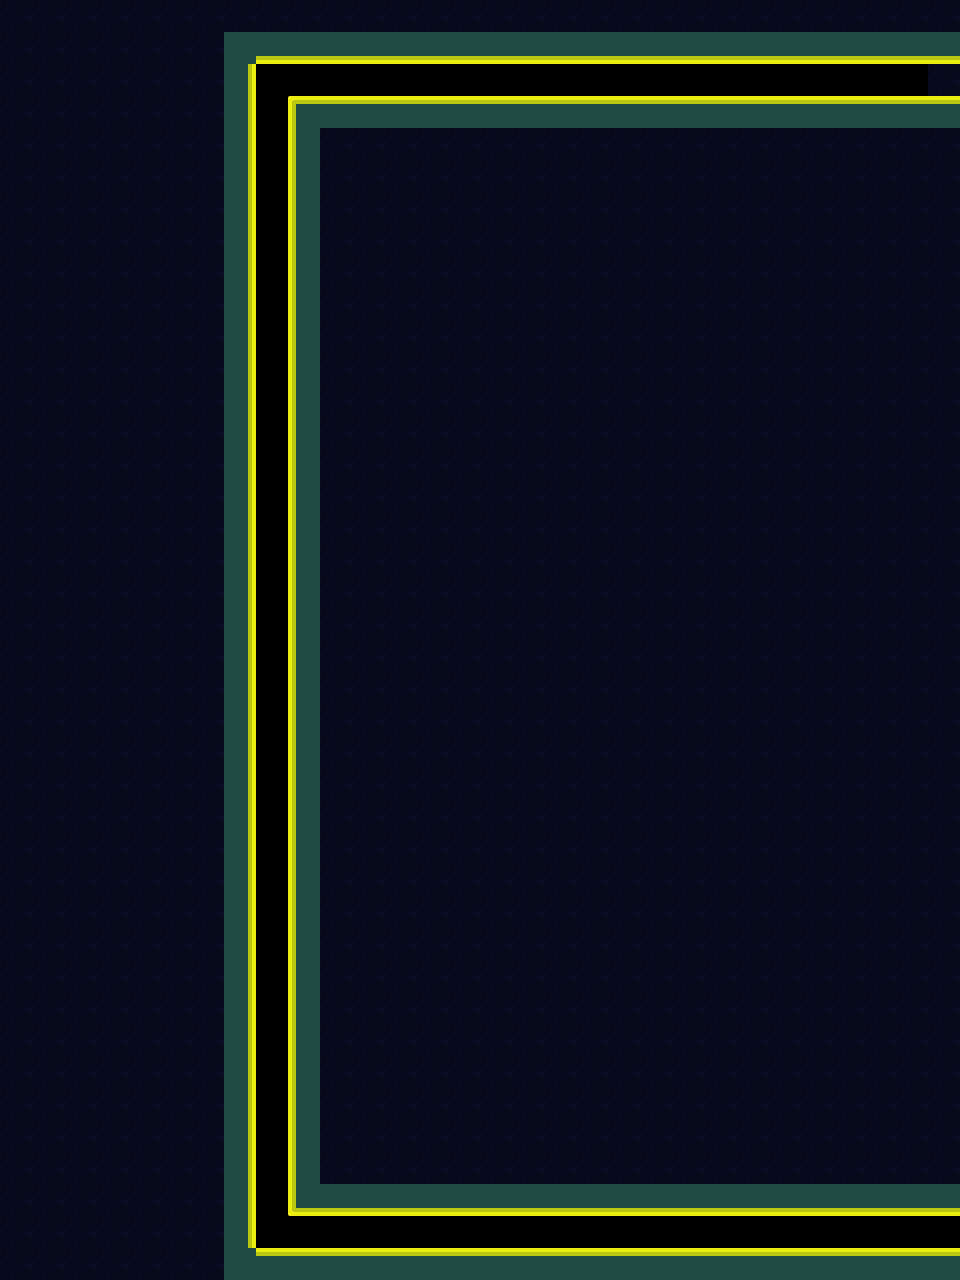

A level layout from a 2D game, rendered from its tile map. Below: a short description, then the map file with its tile-grid data intact:
An orthogonal 30x40 tile map with 32x32 px tiles, 1 tile layer (Ground), 1 hidden layer not drawn, 2 tilesets and 2 objects (Lizard, SceneSwitch).

<map version="1.10" tiledversion="1.10.2" orientation="orthogonal" renderorder="right-down" width="30" height="40" tilewidth="32" tileheight="32" infinite="0" nextlayerid="4" nextobjectid="72">
 <editorsettings>
  <export target="../maps/preLevel2.tmj" format="json" />
 </editorsettings>
 <tileset firstgid="1" name="MarkingTile" tilewidth="32" tileheight="32" tilecount="1" columns="1">
  <image source="../sampleTile.png" width="32" height="32" />
  <tile id="0">
   <properties>
    <property name="collides" type="bool" value="true" />
   </properties>
  </tile>
 </tileset>
 <tileset firstgid="2" name="AquaTile" tilewidth="32" tileheight="32" tilecount="100" columns="10">
  <image source="../StaticImages/tilesheet.png" width="320" height="320" />
  <tile id="0">
   <properties>
    <property name="collides" type="bool" value="false" />
   </properties>
  </tile>
  <tile id="1">
   <properties>
    <property name="collides" type="bool" value="true" />
   </properties>
  </tile>
  <tile id="2">
   <properties>
    <property name="collides" type="bool" value="true" />
   </properties>
  </tile>
  <tile id="3">
   <properties>
    <property name="collides" type="bool" value="true" />
   </properties>
  </tile>
  <tile id="4">
   <properties>
    <property name="collides" type="bool" value="false" />
   </properties>
  </tile>
  <tile id="5">
   <properties>
    <property name="collides" type="bool" value="true" />
   </properties>
  </tile>
  <tile id="6">
   <properties>
    <property name="collides" type="bool" value="true" />
   </properties>
  </tile>
  <tile id="7">
   <properties>
    <property name="collides" type="bool" value="true" />
   </properties>
  </tile>
  <tile id="8">
   <properties>
    <property name="collides" type="bool" value="false" />
   </properties>
  </tile>
  <tile id="9">
   <properties>
    <property name="collides" type="bool" value="false" />
   </properties>
  </tile>
  <tile id="10">
   <properties>
    <property name="collides" type="bool" value="false" />
   </properties>
  </tile>
  <tile id="11">
   <properties>
    <property name="collides" type="bool" value="true" />
   </properties>
  </tile>
  <tile id="12">
   <properties>
    <property name="collides" type="bool" value="true" />
   </properties>
  </tile>
  <tile id="13">
   <properties>
    <property name="collides" type="bool" value="true" />
   </properties>
  </tile>
  <tile id="14">
   <properties>
    <property name="collides" type="bool" value="false" />
   </properties>
  </tile>
  <tile id="15">
   <properties>
    <property name="collides" type="bool" value="true" />
   </properties>
  </tile>
  <tile id="16">
   <properties>
    <property name="collides" type="bool" value="true" />
   </properties>
  </tile>
  <tile id="17">
   <properties>
    <property name="collides" type="bool" value="true" />
   </properties>
  </tile>
  <tile id="18">
   <properties>
    <property name="collides" type="bool" value="false" />
   </properties>
  </tile>
  <tile id="19">
   <properties>
    <property name="collides" type="bool" value="false" />
   </properties>
  </tile>
  <tile id="20">
   <properties>
    <property name="collides" type="bool" value="false" />
   </properties>
  </tile>
  <tile id="21">
   <properties>
    <property name="collides" type="bool" value="true" />
   </properties>
  </tile>
  <tile id="22">
   <properties>
    <property name="collides" type="bool" value="true" />
   </properties>
  </tile>
  <tile id="23">
   <properties>
    <property name="collides" type="bool" value="true" />
   </properties>
  </tile>
  <tile id="24">
   <properties>
    <property name="collides" type="bool" value="false" />
   </properties>
  </tile>
  <tile id="25">
   <properties>
    <property name="collides" type="bool" value="true" />
   </properties>
  </tile>
  <tile id="26">
   <properties>
    <property name="collides" type="bool" value="true" />
   </properties>
  </tile>
  <tile id="27">
   <properties>
    <property name="collides" type="bool" value="true" />
   </properties>
  </tile>
  <tile id="28">
   <properties>
    <property name="collides" type="bool" value="false" />
   </properties>
  </tile>
  <tile id="29">
   <properties>
    <property name="collides" type="bool" value="false" />
   </properties>
  </tile>
  <tile id="30">
   <properties>
    <property name="collides" type="bool" value="false" />
   </properties>
  </tile>
  <tile id="31">
   <properties>
    <property name="collides" type="bool" value="false" />
   </properties>
  </tile>
  <tile id="32">
   <properties>
    <property name="collides" type="bool" value="false" />
   </properties>
  </tile>
  <tile id="33">
   <properties>
    <property name="collides" type="bool" value="false" />
   </properties>
  </tile>
  <tile id="34">
   <properties>
    <property name="collides" type="bool" value="false" />
   </properties>
  </tile>
  <tile id="35">
   <properties>
    <property name="collides" type="bool" value="false" />
   </properties>
  </tile>
  <tile id="36">
   <properties>
    <property name="collides" type="bool" value="false" />
   </properties>
  </tile>
  <tile id="37">
   <properties>
    <property name="collides" type="bool" value="false" />
   </properties>
  </tile>
  <tile id="38">
   <properties>
    <property name="collides" type="bool" value="false" />
   </properties>
  </tile>
  <tile id="39">
   <properties>
    <property name="collides" type="bool" value="false" />
   </properties>
  </tile>
  <tile id="40">
   <properties>
    <property name="collides" type="bool" value="false" />
   </properties>
  </tile>
  <tile id="41">
   <properties>
    <property name="collides" type="bool" value="true" />
   </properties>
  </tile>
  <tile id="42">
   <properties>
    <property name="collides" type="bool" value="true" />
   </properties>
  </tile>
  <tile id="43">
   <properties>
    <property name="collides" type="bool" value="true" />
   </properties>
  </tile>
  <tile id="44">
   <properties>
    <property name="collides" type="bool" value="false" />
   </properties>
  </tile>
  <tile id="45">
   <properties>
    <property name="collides" type="bool" value="false" />
   </properties>
  </tile>
  <tile id="46">
   <properties>
    <property name="collides" type="bool" value="false" />
   </properties>
  </tile>
  <tile id="47">
   <properties>
    <property name="collides" type="bool" value="false" />
   </properties>
  </tile>
  <tile id="48">
   <properties>
    <property name="collides" type="bool" value="false" />
   </properties>
  </tile>
  <tile id="49">
   <properties>
    <property name="collides" type="bool" value="false" />
   </properties>
  </tile>
  <tile id="50">
   <properties>
    <property name="collides" type="bool" value="false" />
   </properties>
  </tile>
  <tile id="51">
   <properties>
    <property name="collides" type="bool" value="true" />
   </properties>
  </tile>
  <tile id="52">
   <properties>
    <property name="collides" type="bool" value="true" />
   </properties>
  </tile>
  <tile id="53">
   <properties>
    <property name="collides" type="bool" value="true" />
   </properties>
  </tile>
  <tile id="54">
   <properties>
    <property name="collides" type="bool" value="false" />
   </properties>
  </tile>
  <tile id="55">
   <properties>
    <property name="collides" type="bool" value="false" />
   </properties>
  </tile>
  <tile id="56">
   <properties>
    <property name="collides" type="bool" value="false" />
   </properties>
  </tile>
  <tile id="57">
   <properties>
    <property name="collides" type="bool" value="false" />
   </properties>
  </tile>
  <tile id="58">
   <properties>
    <property name="collides" type="bool" value="false" />
   </properties>
  </tile>
  <tile id="59">
   <properties>
    <property name="collides" type="bool" value="false" />
   </properties>
  </tile>
  <tile id="60">
   <properties>
    <property name="collides" type="bool" value="false" />
   </properties>
  </tile>
  <tile id="61">
   <properties>
    <property name="collides" type="bool" value="true" />
   </properties>
  </tile>
  <tile id="62">
   <properties>
    <property name="collides" type="bool" value="true" />
   </properties>
  </tile>
  <tile id="63">
   <properties>
    <property name="collides" type="bool" value="true" />
   </properties>
  </tile>
  <tile id="64">
   <properties>
    <property name="collides" type="bool" value="false" />
   </properties>
  </tile>
  <tile id="65">
   <properties>
    <property name="collides" type="bool" value="false" />
   </properties>
  </tile>
  <tile id="66">
   <properties>
    <property name="collides" type="bool" value="false" />
   </properties>
  </tile>
  <tile id="67">
   <properties>
    <property name="collides" type="bool" value="false" />
   </properties>
  </tile>
  <tile id="68">
   <properties>
    <property name="collides" type="bool" value="false" />
   </properties>
  </tile>
  <tile id="69">
   <properties>
    <property name="collides" type="bool" value="false" />
   </properties>
  </tile>
  <tile id="70">
   <properties>
    <property name="collides" type="bool" value="false" />
   </properties>
  </tile>
  <tile id="71">
   <properties>
    <property name="collides" type="bool" value="false" />
   </properties>
  </tile>
  <tile id="72">
   <properties>
    <property name="collides" type="bool" value="false" />
   </properties>
  </tile>
  <tile id="73">
   <properties>
    <property name="collides" type="bool" value="false" />
   </properties>
  </tile>
  <tile id="74">
   <properties>
    <property name="collides" type="bool" value="false" />
   </properties>
  </tile>
  <tile id="75">
   <properties>
    <property name="collides" type="bool" value="false" />
   </properties>
  </tile>
  <tile id="76">
   <properties>
    <property name="collides" type="bool" value="false" />
   </properties>
  </tile>
  <tile id="77">
   <properties>
    <property name="collides" type="bool" value="false" />
   </properties>
  </tile>
  <tile id="78">
   <properties>
    <property name="collides" type="bool" value="false" />
   </properties>
  </tile>
  <tile id="79">
   <properties>
    <property name="collides" type="bool" value="false" />
   </properties>
  </tile>
  <tile id="80">
   <properties>
    <property name="collides" type="bool" value="false" />
   </properties>
  </tile>
  <tile id="81">
   <properties>
    <property name="collides" type="bool" value="false" />
   </properties>
  </tile>
  <tile id="82">
   <properties>
    <property name="collides" type="bool" value="false" />
   </properties>
  </tile>
  <tile id="83">
   <properties>
    <property name="collides" type="bool" value="false" />
   </properties>
  </tile>
  <tile id="84">
   <properties>
    <property name="collides" type="bool" value="false" />
   </properties>
  </tile>
  <tile id="85">
   <properties>
    <property name="collides" type="bool" value="false" />
   </properties>
  </tile>
  <tile id="86">
   <properties>
    <property name="collides" type="bool" value="false" />
   </properties>
  </tile>
  <tile id="87">
   <properties>
    <property name="collides" type="bool" value="false" />
   </properties>
  </tile>
  <tile id="88">
   <properties>
    <property name="collides" type="bool" value="false" />
   </properties>
  </tile>
  <tile id="89">
   <properties>
    <property name="collides" type="bool" value="false" />
   </properties>
  </tile>
  <tile id="90">
   <properties>
    <property name="collides" type="bool" value="false" />
   </properties>
  </tile>
  <tile id="91">
   <properties>
    <property name="collides" type="bool" value="false" />
   </properties>
  </tile>
  <tile id="92">
   <properties>
    <property name="collides" type="bool" value="false" />
   </properties>
  </tile>
  <tile id="93">
   <properties>
    <property name="collides" type="bool" value="false" />
   </properties>
  </tile>
  <tile id="94">
   <properties>
    <property name="collides" type="bool" value="false" />
   </properties>
  </tile>
  <tile id="95">
   <properties>
    <property name="collides" type="bool" value="false" />
   </properties>
  </tile>
  <tile id="96">
   <properties>
    <property name="collides" type="bool" value="false" />
   </properties>
  </tile>
  <tile id="97">
   <properties>
    <property name="collides" type="bool" value="false" />
   </properties>
  </tile>
  <tile id="98">
   <properties>
    <property name="collides" type="bool" value="false" />
   </properties>
  </tile>
  <tile id="99">
   <properties>
    <property name="collides" type="bool" value="false" />
   </properties>
  </tile>
 </tileset>
 <layer id="1" name="Blocking" width="30" height="40" visible="0">
  <data encoding="csv">
0,0,0,0,0,1,1,1,1,1,1,1,1,1,1,1,1,1,1,1,1,1,1,1,1,1,1,1,1,1,
0,0,0,0,0,1,1,1,1,1,1,1,1,1,1,1,1,1,1,1,1,1,1,1,1,1,1,1,1,1,
0,0,0,0,0,1,0,0,1,1,1,1,1,1,1,1,1,1,1,1,1,1,1,1,1,1,1,1,0,0,
0,0,0,0,0,1,0,0,0,0,0,0,0,0,0,0,0,0,0,0,0,0,0,0,0,0,0,0,0,0,
0,0,0,0,0,1,0,0,0,0,0,0,0,0,0,0,0,0,0,0,0,0,0,0,0,0,0,0,0,0,
0,0,0,0,0,1,0,0,0,0,0,0,0,0,0,0,0,0,0,0,0,0,0,0,0,0,0,0,0,0,
0,0,0,0,0,1,1,1,1,1,1,1,1,1,1,1,1,1,1,1,1,1,1,1,1,1,1,1,1,1,
0,0,0,0,0,1,1,1,1,1,1,1,1,1,0,1,1,1,0,0,0,0,0,0,0,0,0,0,0,0,
0,0,0,0,0,1,1,1,1,1,1,1,1,0,0,0,1,0,0,0,0,0,0,0,0,0,0,0,0,0,
0,0,0,0,0,1,0,0,0,0,0,0,0,0,0,0,1,0,0,0,0,0,0,0,0,0,0,0,0,0,
0,0,0,0,0,1,0,0,0,0,0,0,0,0,0,0,1,0,0,0,0,0,0,0,0,1,0,0,0,0,
0,0,0,0,0,1,0,0,0,0,0,0,0,0,0,0,1,0,0,0,0,0,0,0,0,1,0,0,0,1,
0,0,0,0,0,1,0,0,0,0,0,0,0,0,0,0,1,0,0,0,0,0,0,0,0,1,0,0,0,0,
0,0,0,0,0,1,0,0,0,0,0,0,0,0,0,0,0,0,0,0,0,0,0,0,0,1,0,0,0,1,
0,0,0,0,0,1,0,0,0,0,0,0,0,0,0,0,0,0,0,0,0,0,0,0,0,1,1,1,1,1,
0,0,0,0,0,1,0,0,0,0,0,0,0,0,0,0,0,0,0,0,0,0,0,0,0,1,1,1,1,1,
0,0,0,0,0,0,0,0,0,0,0,0,0,0,0,0,0,0,0,0,0,0,0,0,0,1,1,1,1,1,
0,0,0,0,0,1,1,1,1,1,1,1,1,1,1,1,1,1,1,1,1,1,1,1,1,1,1,1,1,1,
0,0,0,0,0,1,1,1,1,1,1,1,1,1,1,1,1,1,1,1,1,1,1,1,1,1,1,1,1,1,
0,0,0,0,0,1,1,1,1,1,1,1,1,1,1,1,1,1,1,1,1,1,1,1,1,1,1,1,1,1,
0,0,0,0,0,0,0,0,0,0,0,0,0,0,0,0,0,0,0,0,0,0,0,0,0,0,0,0,0,0,
0,0,0,0,0,0,0,0,0,0,0,0,0,0,0,0,0,0,0,0,0,0,0,0,0,0,0,0,0,0,
0,0,0,0,0,0,0,0,0,0,0,0,0,0,0,0,0,0,0,0,0,0,0,0,0,0,0,0,0,0,
0,0,0,0,0,0,0,0,0,0,0,0,0,0,0,0,0,0,0,0,0,0,0,0,0,0,0,0,0,0,
0,0,0,0,0,0,0,0,0,0,0,0,0,0,0,0,0,0,0,0,0,0,0,0,0,0,0,0,0,0,
0,0,0,0,0,0,0,0,0,0,0,0,0,0,0,0,0,0,0,0,0,0,0,0,0,0,0,0,0,0,
0,0,0,0,0,0,0,0,0,0,0,0,0,0,0,0,0,0,0,0,0,0,0,0,0,0,0,0,0,0,
0,0,0,0,0,0,0,0,0,0,0,0,0,0,0,0,0,0,0,0,0,0,0,0,0,0,0,0,0,0,
0,0,0,0,0,0,0,0,0,0,0,0,0,0,0,0,0,0,0,0,0,0,0,0,0,0,0,0,0,0,
0,0,0,0,0,0,0,0,0,0,0,0,0,0,0,0,0,0,0,0,0,0,0,0,0,0,0,0,0,0,
0,0,0,0,0,0,0,0,0,0,0,0,0,0,0,0,0,0,0,0,0,0,0,0,0,0,0,0,0,0,
0,0,0,0,0,0,0,0,0,0,0,0,0,0,0,0,0,0,0,0,0,0,0,0,0,0,0,0,0,0,
0,0,0,0,0,0,0,0,0,0,0,0,0,0,0,0,0,0,0,0,0,0,0,0,0,0,0,0,0,0,
0,0,0,0,0,0,0,0,0,0,0,0,0,0,0,0,0,0,0,0,0,0,0,0,0,0,0,0,0,0,
0,0,0,0,0,0,0,0,0,0,0,0,0,0,0,0,0,0,0,0,0,0,0,0,0,0,0,0,0,0,
0,0,0,0,0,0,0,0,0,0,0,0,0,0,0,0,0,0,0,0,0,0,0,0,0,0,0,0,0,0,
0,0,0,0,0,0,0,0,0,0,0,0,0,0,0,0,0,0,0,0,0,0,0,0,0,0,0,0,0,0,
0,0,0,0,0,0,0,0,0,0,0,0,0,0,0,0,0,0,0,0,0,0,0,0,0,0,0,0,0,0,
0,0,0,0,0,0,0,0,0,0,0,0,0,0,0,0,0,0,0,0,0,0,0,0,0,0,0,0,0,0,
0,0,0,0,0,0,0,0,0,0,0,0,0,0,0,0,0,0,0,0,0,0,0,0,0,0,0,0,0,0
</data>
 </layer>
 <layer id="3" name="Ground" width="30" height="40">
  <data encoding="csv">
14,14,14,14,14,14,14,14,14,14,14,14,14,14,14,14,14,14,14,14,14,14,14,14,14,14,14,14,14,14,
14,14,14,14,14,14,14,54,64,64,64,64,64,64,64,64,64,64,64,64,64,64,64,64,64,64,64,64,64,64,
14,14,14,14,14,14,14,55,0,0,0,0,0,0,0,0,0,0,0,0,0,0,0,0,0,0,0,0,0,14,
14,14,14,14,14,14,14,55,0,43,44,44,44,44,44,44,44,44,44,44,44,44,44,44,44,44,44,44,44,44,
14,14,14,14,14,14,14,55,0,53,14,14,14,14,14,14,14,14,14,14,14,14,14,14,14,14,14,14,14,14,
14,14,14,14,14,14,14,55,0,53,14,14,14,14,14,14,14,14,14,14,14,14,14,14,14,14,14,14,14,14,
14,14,14,14,14,14,14,55,0,53,14,14,14,14,14,14,14,14,14,14,14,14,14,14,14,14,14,14,14,14,
14,14,14,14,14,14,14,55,0,53,14,14,14,14,14,14,14,14,14,14,14,14,14,14,14,14,14,14,14,14,
14,14,14,14,14,14,14,55,0,53,14,14,14,14,14,14,14,14,14,14,14,14,14,14,14,14,14,14,14,14,
14,14,14,14,14,14,14,55,0,53,14,14,14,14,14,14,14,14,14,14,14,14,14,14,14,14,14,14,14,14,
14,14,14,14,14,14,14,55,0,53,14,14,14,14,14,14,14,14,14,14,14,14,14,14,14,14,14,14,14,14,
14,14,14,14,14,14,14,55,0,53,14,14,14,14,14,14,14,14,14,14,14,14,14,14,14,14,14,14,14,14,
14,14,14,14,14,14,14,55,0,53,14,14,14,14,14,14,14,14,14,14,14,14,14,14,14,14,14,14,14,14,
14,14,14,14,14,14,14,55,0,53,14,14,14,14,14,14,14,14,14,14,14,14,14,14,14,14,14,14,14,14,
14,14,14,14,14,14,14,55,0,53,14,14,14,14,14,14,14,14,14,14,14,14,14,14,14,14,14,14,14,14,
14,14,14,14,14,14,14,55,0,53,14,14,14,14,14,14,14,14,14,14,14,14,14,14,14,14,14,14,14,14,
14,14,14,14,14,14,14,55,0,53,14,14,14,14,14,14,14,14,14,14,14,14,14,14,14,14,14,14,14,14,
14,14,14,14,14,14,14,55,0,53,14,14,14,14,14,14,14,14,14,14,14,14,14,14,14,14,14,14,14,14,
14,14,14,14,14,14,14,55,0,53,14,14,14,14,14,14,14,14,14,14,14,14,14,14,14,14,14,14,14,14,
14,14,14,14,14,14,14,55,0,53,14,14,14,14,14,14,14,14,14,14,14,14,14,14,14,14,14,14,14,14,
14,14,14,14,14,14,14,55,0,53,14,14,14,14,14,14,14,14,14,14,14,14,14,14,14,14,14,14,14,14,
14,14,14,14,14,14,14,55,0,53,14,14,14,14,14,14,14,14,14,14,14,14,14,14,14,14,14,14,14,14,
14,14,14,14,14,14,14,55,0,53,14,14,14,14,14,14,14,14,14,14,14,14,14,14,14,14,14,14,14,14,
14,14,14,14,14,14,14,55,0,53,14,14,14,14,14,14,14,14,14,14,14,14,14,14,14,14,14,14,14,14,
14,14,14,14,14,14,14,55,0,53,14,14,14,14,14,14,14,14,14,14,14,14,14,14,14,14,14,14,14,14,
14,14,14,14,14,14,14,55,0,53,14,14,14,14,14,14,14,14,14,14,14,14,14,14,14,14,14,14,14,14,
14,14,14,14,14,14,14,55,0,53,14,14,14,14,14,14,14,14,14,14,14,14,14,14,14,14,14,14,14,14,
14,14,14,14,14,14,14,55,0,53,14,14,14,14,14,14,14,14,14,14,14,14,14,14,14,14,14,14,14,14,
14,14,14,14,14,14,14,55,0,53,14,14,14,14,14,14,14,14,14,14,14,14,14,14,14,14,14,14,14,14,
14,14,14,14,14,14,14,55,0,53,14,14,14,14,14,14,14,14,14,14,14,14,14,14,14,14,14,14,14,14,
14,14,14,14,14,14,14,55,0,53,14,14,14,14,14,14,14,14,14,14,14,14,14,14,14,14,14,14,14,14,
14,14,14,14,14,14,14,55,0,53,14,14,14,14,14,14,14,14,14,14,14,14,14,14,14,14,14,14,14,14,
14,14,14,14,14,14,14,55,0,53,14,14,14,14,14,14,14,14,14,14,14,14,14,14,14,14,14,14,14,14,
14,14,14,14,14,14,14,55,0,53,14,14,14,14,14,14,14,14,14,14,14,14,14,14,14,14,14,14,14,14,
14,14,14,14,14,14,14,55,0,53,14,14,14,14,14,14,14,14,14,14,14,14,14,14,14,14,14,14,14,14,
14,14,14,14,14,14,14,55,0,53,14,14,14,14,14,14,14,14,14,14,14,14,14,14,14,14,14,14,14,14,
14,14,14,14,14,14,14,55,0,53,14,14,14,14,14,14,14,14,14,14,14,14,14,14,14,14,14,14,14,14,
14,14,14,14,14,14,14,55,0,63,64,64,64,64,64,64,64,64,64,64,64,64,64,64,64,64,64,64,64,64,
14,14,14,14,14,14,14,55,0,0,0,0,0,0,0,0,0,0,0,0,0,0,0,0,0,0,0,0,0,0,
14,14,14,14,14,14,14,54,44,44,44,44,44,44,44,44,44,44,44,44,44,44,44,44,44,44,44,44,44,44
</data>
 </layer>
 <objectgroup id="2" name="ObjectLayer">
  <properties>
   <property name="Level" value="Level2" />
  </properties>
  <object id="41" name="Lizard" x="857.879" y="83.0307">
   <properties>
    <property name="xOrient" type="int" value="-1" />
    <property name="yOrient" type="int" value="0" />
   </properties>
   <point />
  </object>
  <object id="42" name="SceneSwitch" x="927.273" y="1243.64">
   <properties>
    <property name="Level" value="Level2" />
   </properties>
   <point />
  </object>
 </objectgroup>
</map>
